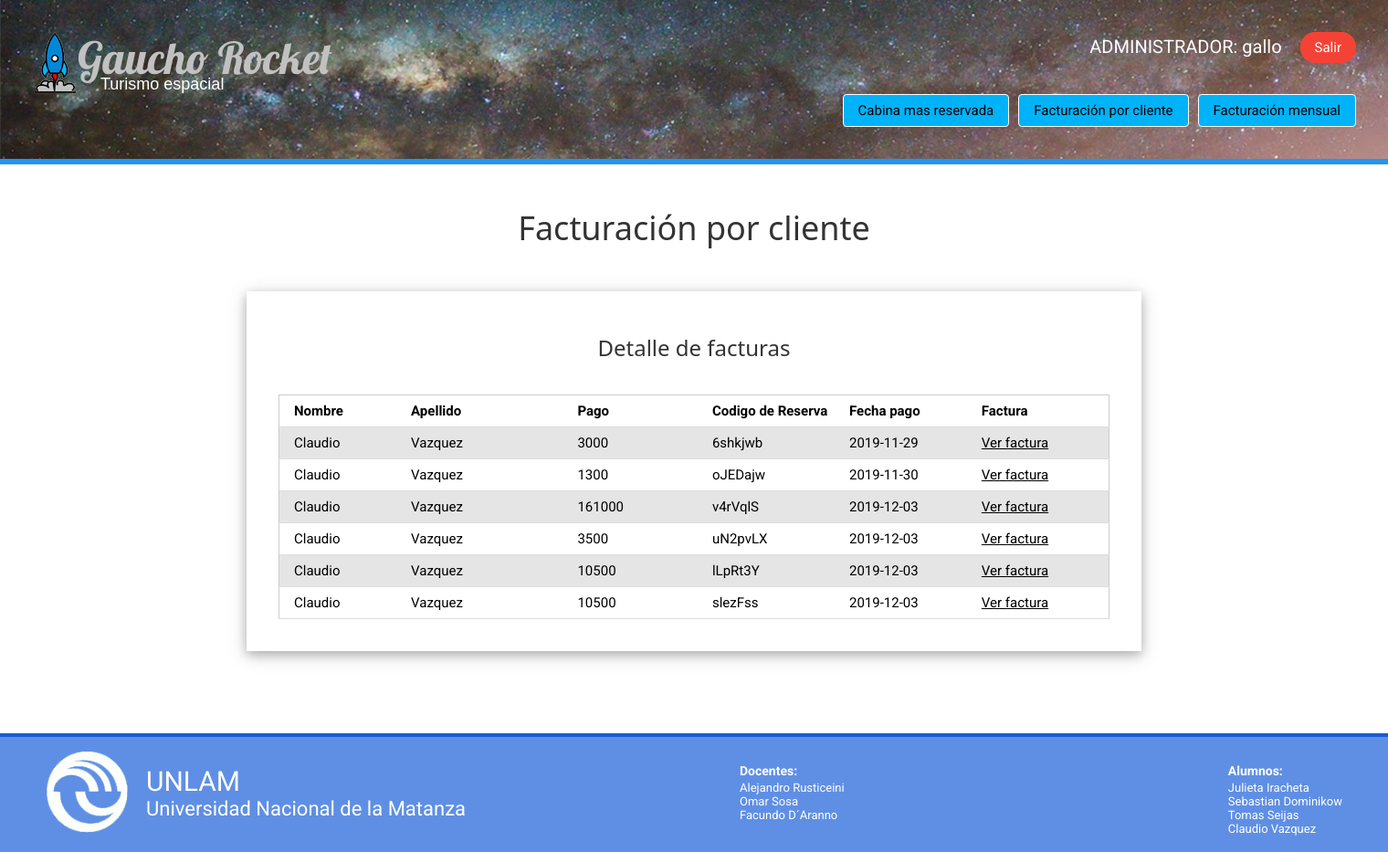
Screenshot of /facturacionPorCliente.php?id=5 (signed in) with the database file from the repository.
### tables this page shows
CREATE TABLE `reservas` (
  `id` int(11) NOT NULL AUTO_INCREMENT,
  `id_viajes` int(11) DEFAULT NULL,
  `cantidad` int(11) DEFAULT NULL,
  `id_usuario` int(11) DEFAULT NULL,
  `cod_reserva` varchar(8) DEFAULT NULL,
  `estacion_origen` int(11) DEFAULT NULL,
  `estacion_destino` int(11) DEFAULT NULL,
  `idCapacidadCabina` int(11) DEFAULT NULL,
  `lista_espera` tinyint(1) DEFAULT NULL,
  `reserva_activa` tinyint(1) DEFAULT NULL,
  `codigo_vuelo` varchar(7) DEFAULT NULL,
  `pago` tinyint(1) DEFAULT NULL,
  `check_in` tinyint(1) DEFAULT NULL,
  `menu_elegido` int(11) DEFAULT NULL,
  `codigo_qr` varchar(70) DEFAULT NULL,
  `codigo_embarque` varchar(6) DEFAULT NULL,
  PRIMARY KEY (`id`),
  KEY `id_viajes` (`id_viajes`),
  KEY `id_usuario` (`id_usuario`),
  KEY `estacion_origen` (`estacion_origen`),
  KEY `estacion_destino` (`estacion_destino`),
  KEY `menu_elegido` (`menu_elegido`),
  KEY `idCapacidadCabina` (`idCapacidadCabina`),
  CONSTRAINT `reservas_ibfk_1` FOREIGN KEY (`id_viajes`) REFERENCES `viajes` (`id`),
  CONSTRAINT `reservas_ibfk_2` FOREIGN KEY (`id_usuario`) REFERENCES `credenciales` (`id`),
  CONSTRAINT `reservas_ibfk_3` FOREIGN KEY (`estacion_origen`) REFERENCES `estaciones` (`id`),
  CONSTRAINT `reservas_ibfk_4` FOREIGN KEY (`estacion_destino`) REFERENCES `estaciones` (`id`),
  CONSTRAINT `reservas_ibfk_5` FOREIGN KEY (`menu_elegido`) REFERENCES `menu` (`id_menu`),
  CONSTRAINT `reservas_ibfk_6` FOREIGN KEY (`idCapacidadCabina`) REFERENCES `capacidad` (`id`)
);

CREATE TABLE `usuarios` (
  `id` int(11) NOT NULL AUTO_INCREMENT,
  `nombre` varchar(15) DEFAULT NULL,
  `apellido` varchar(15) DEFAULT NULL,
  `email` varchar(50) DEFAULT NULL,
  `nivel_vuelo` int(11) DEFAULT NULL,
  `se_chequeo` tinyint(4) DEFAULT NULL,
  `confirmacion_mail` tinyint(1) DEFAULT NULL,
  PRIMARY KEY (`id`)
);

CREATE TABLE `facturacion` (
  `id` int(11) NOT NULL AUTO_INCREMENT,
  `fecha_pago` date DEFAULT NULL,
  `monto_pago` int(11) DEFAULT NULL,
  `id_reserva` int(11) DEFAULT NULL,
  `numero_tarjeta` int(11) DEFAULT NULL,
  `tipo_de_tarjeta` int(11) DEFAULT NULL,
  `titular` varchar(70) DEFAULT NULL,
  PRIMARY KEY (`id`),
  KEY `id_reserva` (`id_reserva`),
  KEY `tipo_de_tarjeta` (`tipo_de_tarjeta`),
  CONSTRAINT `facturacion_ibfk_1` FOREIGN KEY (`id_reserva`) REFERENCES `reservas` (`id`),
  CONSTRAINT `facturacion_ibfk_2` FOREIGN KEY (`tipo_de_tarjeta`) REFERENCES `tarjetas_credito` (`id`)
);

### facturacionPorCliente.php (the view, shortened to what this page needs)
<?php
require_once "conexion.php";
$id_cliente = isset($_GET['id']) ? $_GET['id'] : '';
$ran=rand(1,10000);
$sql_facturas = "SELECT monto_pago, nombre, apellido, fecha_pago, reservas.cod_reserva from reservas as r
                 inner join facturacion
                 on r.id = facturacion.id_reserva
                 inner join credenciales
                 on credenciales.id = r.id_usuario
                 inner join usuarios
                 on usuarios.id = credenciales.id_usuario
                 inner join reservas
                 on facturacion.id_reserva = reservas.id
                 where r.id_usuario = '$id_cliente'";
$resultado_facturas = mysqli_query($conexion, $sql_facturas);
?>
<!DOCTYPE html>
<html lang="es">
<head>
    <link rel="stylesheet" href="css/w3.css">
    <link rel="stylesheet" href="css/animate.min.css">
    <link rel="stylesheet" href="css/gr.css">
</head>
<?php include "header-admin.php" ?>
<body>
<div class="w3-container banda">
    <h3 class="w3-xxlarge w3-center">Facturación por cliente</h3>
</div>
<div class="w3-container w3-card-4 w3-content">
    <h3 class="w3-xlarge w3-center">Detalle de facturas</h3>
    <table class="w3-table-all detalle-fac">
        <tr>
            <td width="157"><b>Nombre</b></td>
            <td width="221"><b>Apellido</b></td>
            <td width="176"><b>Pago</b></td>
            <td width="176"><b>Codigo de Reserva</b></td>
            <td width="176"><b>Fecha pago</b></td>
            <td width="176"><b>Factura</b></td>
        </tr>
<?php
if($resultado_facturas) {
    while ($fila_facturas = mysqli_fetch_assoc($resultado_facturas)) {
        echo "<tr>
                <td>" . $fila_facturas['nombre'] . "</td>
                <td>" . $fila_facturas['apellido'] . "</td>
                <td>" . $fila_facturas['monto_pago'] . "</td>
                <td>" . $fila_facturas['cod_reserva'] . "</td>
                <td>" . $fila_facturas['fecha_pago'] . "</td>
                <td><a href='factura.php?numerofactura=" . $ran . "&nombre=" . $fila_facturas['nombre'] .
                             "&apellido=" . $fila_facturas['apellido'] . "&pago=" . $fila_facturas['monto_pago'] .
                             "&fechaPago=" .$fila_facturas['fecha_pago'] . "&idcliente=".$id_cliente."&codreserva=".$fila_facturas['cod_reserva']."'> Ver factura</a></td>
          </tr>";
    }
}
?>
    </table>
</div>
</body>
</html>

### css/w3.css (style rules this page uses)
*,*:before,*:after { box-sizing:inherit }
html { -ms-text-size-adjust:100%;-webkit-text-size-adjust:100% }
body { margin:0 }
article,aside,details,figcaption,figure,footer,header,main,menu,nav,section { display:block }
a { background-color:transparent }
b,strong { font-weight:bolder }
img { border-style:none }
html,body { font-family:Verdana,sans-serif;font-size:15px }
html { overflow-x:hidden }
h3 { font-size:24px }
h1,h2,h3,h4,h5,h6 { font-family:"Segoe UI",Arial,sans-serif;font-weight:400;margin:10px 0 }
img { vertical-align:middle }
a { color:inherit }
.w3-table,.w3-table-all { border-collapse:collapse;border-spacing:0;width:100%;display:table }
.w3-table-all { border:1px solid #ccc }
.w3-bordered tr,.w3-table-all tr { border-bottom:1px solid #ddd }
.w3-table-all tr:nth-child(odd) { background-color:#fff }
.w3-table-all tr:nth-child(even) { background-color:#f1f1f1 }
.w3-table td,.w3-table th,.w3-table-all td,.w3-table-all th { padding:8px 8px;display:table-cell;text-align:left;vertical-align:top }
.w3-table th:first-child,.w3-table td:first-child,.w3-table-all th:first-child,.w3-table-all td:first-child { padding-left:16px }
.w3-container:after,.w3-container:before,.w3-panel:after,.w3-panel:before,.w3-row:after,.w3-row:before,.w3-row-padding:after,.w3-row-padding:before, .w3-cell-row:before,.w3-cell-row:after,.w3-clear:after,.w3-clear:before,.w3-bar:before,.w3-bar:after { content:"";display:table;clear:both }
.w3-content,.w3-auto { margin-left:auto;margin-right:auto }
.w3-content { max-width:980px }
.w3-container,.w3-panel { padding:0.01em 16px }
.w3-card-4,.w3-hover-shadow:hover { box-shadow:0 4px 10px 0 rgba(0,0,0,0.2),0 4px 20px 0 rgba(0,0,0,0.19) }
.w3-xlarge { font-size:24px!important }
.w3-xxlarge { font-size:36px!important }
.w3-center { text-align:center!important }

### css/gr.css (style rules this page uses)
body { font-family: 'Roboto', sans-serif; }
.banda { text-align: center; }
footer { height: 130px; margin-top: 90px; width: 100%; background-color: #5f8fe4; color: #fff; font-size: 13px; border-top: 4px solid #185ad0; }
.docentes { float: left; margin-left: 50px; }
.alumnos { float: right; margin-right: 50px; }
footer img { width: 90px; margin-top: 15px; float: left; margin-right: 20px; }
.iso-logo { margin-left: 50px; float: left; font-size: 22px; width: 510px; line-height: 5px; margin-right: 200px; }
.iso-logo .titulo span { display: block; line-height: 54px; font-size: 30px; }
.docentes p, .alumnos p { font-weight: bold; font-size: 14px; margin-bottom: 3px; }
.docentes, .alumnos { margin-top: 15px; }
.table-striped>tbody>tr:nth-of-type(odd), .w3-table-all tr:nth-child(even) { background-color: #e6e5e5 !important; }
.detalle-fac { margin-top: 35px; }
.w3-container, .w3-panel { padding: 35px !important; }
.w3-center { color: #333; }

### rows the page displays
reservas: usuarios.nombre "Claudio", usuarios.apellido "Vazquez", facturacion.monto_pago "3000", cod_reserva "6shkjwb", facturacion.fecha_pago "2019-11-29"
reservas: usuarios.nombre "Claudio", usuarios.apellido "Vazquez", facturacion.monto_pago "1300", cod_reserva "oJEDajw", facturacion.fecha_pago "2019-11-30"
reservas: usuarios.nombre "Claudio", usuarios.apellido "Vazquez", facturacion.monto_pago "161000", cod_reserva "v4rVqlS", facturacion.fecha_pago "2019-12-03"
reservas: usuarios.nombre "Claudio", usuarios.apellido "Vazquez", facturacion.monto_pago "3500", cod_reserva "uN2pvLX", facturacion.fecha_pago "2019-12-03"
reservas: usuarios.nombre "Claudio", usuarios.apellido "Vazquez", facturacion.monto_pago "10500", cod_reserva "lLpRt3Y", facturacion.fecha_pago "2019-12-03"
reservas: usuarios.nombre "Claudio", usuarios.apellido "Vazquez", facturacion.monto_pago "10500", cod_reserva "slezFss", facturacion.fecha_pago "2019-12-03"

### other values shown
$usuario "gallo"
